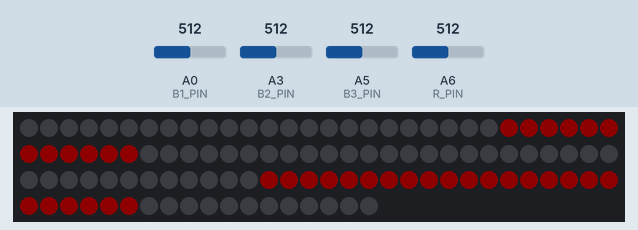
This sketch was run on a simulated Arduino Nano, built with avr-gcc and run on an emulated ATmega328P. Parts: 108 RGB LEDs in strip order, left to right, continuing on the next row. The test bench sets the inputs (shaded band); at power-on: A6 (R_PIN) = 512, A0 (B1_PIN) = 512, A3 (B2_PIN) = 512, A5 (B3_PIN) = 512. Dim RGB values are drawn brighter than linear.

Above: at 1.2 s.
1.3 s: A6 (R_PIN) set to 789
2.8 s: A6 (R_PIN) set to 814
Timing chart, 0 to 5.8 s (numbered marks = the images above; inputs shaded):
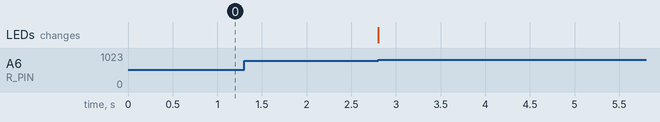

Measured:
- after the input at 1.3 s, every drawn part: stays the same

The sketch:

ttr_final.ino
```cpp
#include <FastLED.h> // lib for WS2812 led lights

// there are 3 sets of buttons with 3 button each (9 in total)

#define B1_PIN A0
#define B2_PIN A3
#define B3_PIN A5

// reset button
#define R_PIN A6

int buttonLineValue1 = 0;
int buttonLineValue2 = 0;
int buttonLineValue3 = 0;
int resetButton = 0;

// if no button is currently being pressed
int lastState = 0;

// signal from button 1.1 is approx 126, for 1.2 is 511 and 1.3 is 1022, same for 2.x and 3.x
const int buttonResistanceBounds[] = {10, 100, 300, 800, 1200};

// tile state counters and matching table

int idx = 0;

struct tile_t
{
    const int   tile_id;
    int         current_color;
    const int   first_led_id;
    const int   last_led_id;
};


struct tile_t     tiles[] =
{
      { 0, 0, 0, 0}
    , { 1, 0, 36, 48}
    , { 2, 0, 24, 36}
    , { 3, 0, 12, 24}
    , { 4, 0, 48, 60}
    , { 5, 0, 84, 96}
    , { 6, 0, 0, 12}
    , { 7, 0, 60, 72}
    , { 8, 0, 72, 84}
    , { 9, 0, 96, 108}
};

// LED lights settings
#define NUM_LEDS 108
#define LED_PIN 3
CRGB leds[NUM_LEDS];


void setup() {
  FastLED.addLeds <WS2812, LED_PIN, GRB>(leds, NUM_LEDS).setCorrection(TypicalLEDStrip);
  FastLED.setBrightness(25);
}


void loop()
{
  buttonLineValue1 = analogRead(B1_PIN);  //Read in the button value
  idx = GetTileID(buttonLineValue1, 0, lastState);
  if (idx > 0) {

    if (tiles[idx].current_color % 2 == 1 )
      MakeBlue(tiles[idx].first_led_id, tiles[idx].last_led_id);
    else
      MakeRed(tiles[idx].first_led_id, tiles[idx].last_led_id);

    tiles[idx].current_color += 1;
  }

  buttonLineValue2= analogRead(B2_PIN);  //Read in the button value
  idx = GetTileID(buttonLineValue2, 1, lastState);
  if (idx > 0) {

    if (tiles[idx].current_color % 2 == 1 )
      MakeBlue(tiles[idx].first_led_id, tiles[idx].last_led_id);
    else
      MakeRed(tiles[idx].first_led_id, tiles[idx].last_led_id);

    tiles[idx].current_color += 1;
  }

  buttonLineValue3 = analogRead(B3_PIN);  //Read in the button value
  idx = GetTileID(buttonLineValue3, 2, lastState);
  if (idx > 0) {

    if (tiles[idx].current_color % 2 == 1 )
      MakeBlue(tiles[idx].first_led_id, tiles[idx].last_led_id);
    else
      MakeRed(tiles[idx].first_led_id, tiles[idx].last_led_id);

    tiles[idx].current_color += 1;
  }

  lastState = max(max(buttonLineValue1, buttonLineValue2), buttonLineValue3);

  // reset button
  resetButton = analogRead(R_PIN);
  if (resetButton > buttonResistanceBounds[3]) {
    for( int i = 1; i < 10; i++) {
      tiles[i].current_color = 0;
    }
    TurnOffLED(0, NUM_LEDS);
  }

}

int GetTileID(int buttonLineValue, int line_id, int lastState) {
    int idx = 0;
    if (buttonLineValue < buttonResistanceBounds[2] &&  buttonLineValue > buttonResistanceBounds[1] && lastState < buttonResistanceBounds[0])
      idx = 1 + line_id * 3;
    else if (buttonLineValue < buttonResistanceBounds[3] &&  buttonLineValue > buttonResistanceBounds[2] && lastState < buttonResistanceBounds[0])
      idx = 2 + line_id * 3;
    else if (buttonLineValue < buttonResistanceBounds[4] &&  buttonLineValue > buttonResistanceBounds[3] && lastState < buttonResistanceBounds[0])
      idx = 3 + line_id * 3;
    return idx;
}

void MakeBlue(int a, int b) {
  for( int i = a; i < b; i++) {
    leds[i] = CRGB::Blue;
  }
  FastLED.show();
}

void MakeRed(int a, int b) {
  for( int i = a; i < b; i++) {
    leds[i] = CRGB(139,0,0);
  }
  FastLED.show();
}

void TurnOffLED(int a, int b) {
  for( int i = a; i < b; i++) {
    leds[i] = CRGB(0,0,0);
  }
  FastLED.show();
}
```
